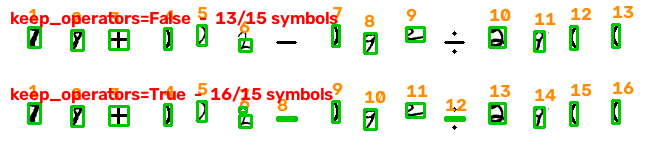
#> input picture reports/operator_segmentation.png, 656 x 152 px; its folder holds only this picture in this run
$ python -i segmentation_split.py   (imports and definitions only)
#> lines starting #> are read from the running program, lines starting #| are printed output that depends on the picture; after the words box and inside, x2 and y2 are one past the last pixel; in counts of white or black regions, pixels touching at a corner belong together
#> further down, picture is the input picture: shape (152, 656, 3); mean B, G, R 224.1, 237.3, 237.6
### src/preprocessing.py
"""Task 1 - image preprocessing."""

from __future__ import annotations

import cv2
import numpy as np

TARGET_SIZE = (28, 28)


def to_grayscale(image: np.ndarray) -> np.ndarray:
    """Convert a colour image to grayscale."""
    if image is None:
        raise ValueError("to_grayscale() received None - check the image path is correct.")
    if len(image.shape) == 3:
        return cv2.cvtColor(image, cv2.COLOR_BGR2GRAY)
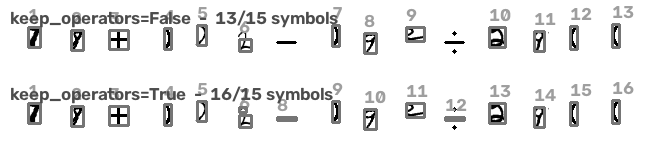
#> returned value: shape (152, 656); min 0, max 255, mean 235.9
    return image


def denoise(image: np.ndarray, kernel_size: int = 3) -> np.ndarray:
#> called with kernel_size = 3
    return cv2.medianBlur(image, kernel_size)
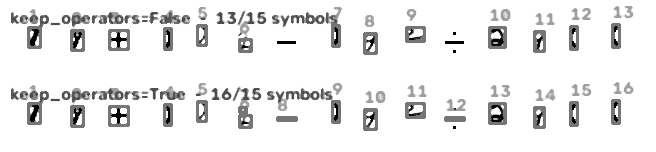
#> returned value: shape (152, 656); min 0, max 255, mean 235.9


def binarize_otsu(image: np.ndarray) -> np.ndarray:
    """Otsu threshold, strokes white on black."""
    _, binary = cv2.threshold(image, 0, 255, cv2.THRESH_BINARY_INV + cv2.THRESH_OTSU)
#> binary: shape (152, 656); 12.3% white; 95 white regions (9 under 20 px), largest, box (x1, y1, x2, y2) and area: (291, 7, 342, 48) 572, (276, 88, 333, 111) 429, (27, 15, 49, 49) 369
#> (the rest of the program and of its run is left out)
